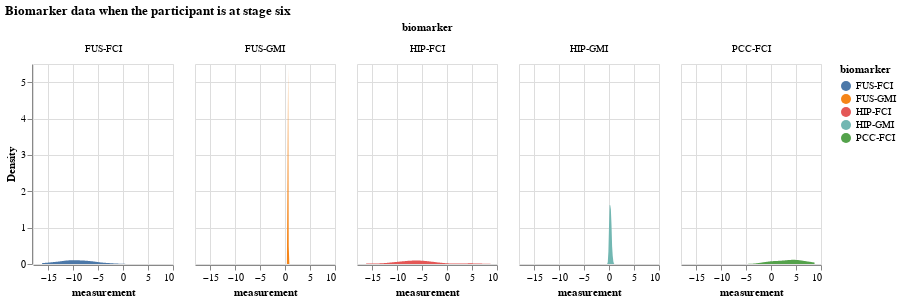

The cell this chart's notebook holds for it:
### Markdown cell above
### Distribution of all biomarker values when the participant is at a certain disease stage

### Code cell
# biomarker data when the participant is at stage 6
df_kj_3 = df[df.k_j == 3]
df_kj_3

alt.Chart(df_kj_3).transform_density(
    'measurement',
    as_=['measurement', 'Density'],
    groupby=['biomarker']
).mark_area().encode(
    x="measurement:Q",
    y="Density:Q",
    facet = alt.Facet(
        "biomarker:N",
        columns = 5
    ),
    color=alt.Color(
        'biomarker:N'
    )
).properties(
    width= 140,
    height = 200,
).properties(
    title='Biomarker data when the participant is at stage six'
)

### Figure 1 — Vega-Lite specification as saved in the notebook (floating-point values rounded to 4 significant figures)
{"config": {"view": {"continuousWidth": 300, "continuousHeight": 300}}, "data": {"name": "data-9a165bf011c0e4fd818c37266d104c70"}, "mark": {"type": "area"}, "encoding": {"color": {"field": "biomarker", "type": "nominal"}, "facet": {"columns": 5, "field": "biomarker", "type": "nominal"}, "x": {"field": "measurement", "type": "quantitative"}, "y": {"field": "Density", "type": "quantitative"}}, "height": 200, "title": "Biomarker data when the participant is at stage six", "transform": [{"density": "measurement", "groupby": ["biomarker"], "as": ["measurement", "Density"]}], "width": 140, "$schema": "https://vega.github.io/schema/vega-lite/v5.16.3.json", "datasets": {"data-9a165bf011c0e4fd818c37266d104c70": [{"participant": 1, "biomarker": "HIP-FCI", "measurement": -6.601, "k_j": 3, "S_n": 1, "affected_or_not": "affected"}, {"participant": 4, "biomarker": "HIP-FCI", "measurement": -8.664, "k_j": 3, "S_n": 1, "affected_or_not": "affected"}, {"participant": 5, "biomarker": "HIP-FCI", "measurement": -10.81, "k_j": 3, "S_n": 1, "affected_or_not": "affected"}, {"participant": 7, "biomarker": "HIP-FCI", "measurement": -4.539, "k_j": 3, "S_n": 1, "affected_or_not": "affected"}, {"participant": 9, "biomarker": "HIP-FCI", "measurement": -4.356, "k_j": 3, "S_n": 1, "affected_or_not": "affected"}, {"participant": 12, "biomarker": "HIP-FCI", "measurement": 3.734, "k_j": 3, "S_n": 1, "affected_or_not": "affected"}, {"participant": 20, "biomarker": "HIP-FCI", "measurement": -9.437, "k_j": 3, "S_n": 1, "affected_or_not": "affected"}, {"participant": 23, "biomarker": "HIP-FCI", "measurement": -1.631, "k_j": 3, "S_n": 1, "affected_or_not": "affected"}, {"participant": 26, "biomarker": "HIP-FCI", "measurement": 5.702, "k_j": 3, "S_n": 1, "affected_or_not": "affected"}, {"participant": 32, "biomarker": "HIP-FCI", "measurement": -2.338, "k_j": 3, "S_n": 1, "affected_or_not": "affected"}, {"participant": 37, "biomarker": "HIP-FCI", "measurement": -6.134, "k_j": 3, "S_n": 1, "affected_or_not": "affected"}, {"participant": 42, "biomarker": "HIP-FCI", "measurement": -7.218, "k_j": 3, "S_n": 1, "affected_or_not": "affected"}, {"participant": 47, "biomarker": "HIP-FCI", "measurement": -16.17, "k_j": 3, "S_n": 1, "affected_or_not": "affected"}, {"participant": 69, "biomarker": "HIP-FCI", "measurement": -4.608, "k_j": 3, "S_n": 1, "affected_or_not": "affected"}, {"participant": 73, "biomarker": "HIP-FCI", "measurement": -6.957, "k_j": 3, "S_n": 1, "affected_or_not": "affected"}, {"participant": 77, "biomarker": "HIP-FCI", "measurement": -6.555, "k_j": 3, "S_n": 1, "affected_or_not": "affected"}, {"participant": 78, "biomarker": "HIP-FCI", "measurement": -3.27, "k_j": 3, "S_n": 1, "affected_or_not": "affected"}, {"participant": 93, "biomarker": "HIP-FCI", "measurement": -5.808, "k_j": 3, "S_n": 1, "affected_or_not": "affected"}, {"participant": 96, "biomarker": "HIP-FCI", "measurement": -11.51, "k_j": 3, "S_n": 1, "affected_or_not": "affected"}, {"participant": 97, "biomarker": "HIP-FCI", "measurement": -8.965, "k_j": 3, "S_n": 1, "affected_or_not": "affected"}, {"participant": 1, "biomarker": "HIP-GMI", "measurement": 0.4608, "k_j": 3, "S_n": 3, "affected_or_not": "affected"}, {"participant": 4, "biomarker": "HIP-GMI", "measurement": 0.3988, "k_j": 3, "S_n": 3, "affected_or_not": "affected"}, {"participant": 5, "biomarker": "HIP-GMI", "measurement": 0.1038, "k_j": 3, "S_n": 3, "affected_or_not": "affected"}, {"participant": 7, "biomarker": "HIP-GMI", "measurement": 0.3217, "k_j": 3, "S_n": 3, "affected_or_not": "affected"}, {"participant": 9, "biomarker": "HIP-GMI", "measurement": 0.03774, "k_j": 3, "S_n": 3, "affected_or_not": "affected"}, {"participant": 12, "biomarker": "HIP-GMI", "measurement": 0.3785, "k_j": 3, "S_n": 3, "affected_or_not": "affected"}, {"participant": 20, "biomarker": "HIP-GMI", "measurement": 0.1557, "k_j": 3, "S_n": 3, "affected_or_not": "affected"}, {"participant": 23, "biomarker": "HIP-GMI", "measurement": -0.04073, "k_j": 3, "S_n": 3, "affected_or_not": "affected"}, {"participant": 26, "biomarker": "HIP-GMI", "measurement": 0.33, "k_j": 3, "S_n": 3, "affected_or_not": "affected"}, {"participant": 32, "biomarker": "HIP-GMI", "measurement": 0.5217, "k_j": 3, "S_n": 3, "affected_or_not": "affected"}, {"participant": 37, "biomarker": "HIP-GMI", "measurement": 0.2497, "k_j": 3, "S_n": 3, "affected_or_not": "affected"}, {"participant": 42, "biomarker": "HIP-GMI", "measurement": 0.1637, "k_j": 3, "S_n": 3, "affected_or_not": "affected"}, {"participant": 47, "biomarker": "HIP-GMI", "measurement": 0.2773, "k_j": 3, "S_n": 3, "affected_or_not": "affected"}, {"participant": 69, "biomarker": "HIP-GMI", "measurement": 0.4736, "k_j": 3, "S_n": 3, "affected_or_not": "affected"}, {"participant": 73, "biomarker": "HIP-GMI", "measurement": 0.1909, "k_j": 3, "S_n": 3, "affected_or_not": "affected"}, {"participant": 77, "biomarker": "HIP-GMI", "measurement": 0.06382, "k_j": 3, "S_n": 3, "affected_or_not": "affected"}, {"participant": 78, "biomarker": "HIP-GMI", "measurement": 0.115, "k_j": 3, "S_n": 3, "affected_or_not": "affected"}, {"participant": 93, "biomarker": "HIP-GMI", "measurement": 0.7153, "k_j": 3, "S_n": 3, "affected_or_not": "affected"}, {"participant": 96, "biomarker": "HIP-GMI", "measurement": 0.4528, "k_j": 3, "S_n": 3, "affected_or_not": "affected"}, {"participant": 97, "biomarker": "HIP-GMI", "measurement": 0.09049, "k_j": 3, "S_n": 3, "affected_or_not": "affected"}, {"participant": 1, "biomarker": "FUS-FCI", "measurement": -13.91, "k_j": 3, "S_n": 5, "affected_or_not": "not_affected"}, {"participant": 4, "biomarker": "FUS-FCI", "measurement": -5.529, "k_j": 3, "S_n": 5, "affected_or_not": "not_affected"}, {"participant": 5, "biomarker": "FUS-FCI", "measurement": -9.705, "k_j": 3, "S_n": 5, "affected_or_not": "not_affected"}, {"participant": 7, "biomarker": "FUS-FCI", "measurement": -7.771, "k_j": 3, "S_n": 5, "affected_or_not": "not_affected"}, {"participant": 9, "biomarker": "FUS-FCI", "measurement": -14.08, "k_j": 3, "S_n": 5, "affected_or_not": "not_affected"}, {"participant": 12, "biomarker": "FUS-FCI", "measurement": -7.317, "k_j": 3, "S_n": 5, "affected_or_not": "not_affected"}, {"participant": 20, "biomarker": "FUS-FCI", "measurement": -12.74, "k_j": 3, "S_n": 5, "affected_or_not": "not_affected"}, {"participant": 23, "biomarker": "FUS-FCI", "measurement": -7.731, "k_j": 3, "S_n": 5, "affected_or_not": "not_affected"}, {"participant": 26, "biomarker": "FUS-FCI", "measurement": -4.321, "k_j": 3, "S_n": 5, "affected_or_not": "not_affected"}, {"participant": 32, "biomarker": "FUS-FCI", "measurement": -10.99, "k_j": 3, "S_n": 5, "affected_or_not": "not_affected"}, {"participant": 37, "biomarker": "FUS-FCI", "measurement": -2.305, "k_j": 3, "S_n": 5, "affected_or_not": "not_affected"}, {"participant": 42, "biomarker": "FUS-FCI", "measurement": -6.63, "k_j": 3, "S_n": 5, "affected_or_not": "not_affected"}, {"participant": 47, "biomarker": "FUS-FCI", "measurement": -15.98, "k_j": 3, "S_n": 5, "affected_or_not": "not_affected"}, {"participant": 69, "biomarker": "FUS-FCI", "measurement": -10.09, "k_j": 3, "S_n": 5, "affected_or_not": "not_affected"}, {"participant": 73, "biomarker": "FUS-FCI", "measurement": -11.32, "k_j": 3, "S_n": 5, "affected_or_not": "not_affected"}, {"participant": 77, "biomarker": "FUS-FCI", "measurement": -10.62, "k_j": 3, "S_n": 5, "affected_or_not": "not_affected"}, {"participant": 78, "biomarker": "FUS-FCI", "measurement": -8.492, "k_j": 3, "S_n": 5, "affected_or_not": "not_affected"}, {"participant": 93, "biomarker": "FUS-FCI", "measurement": -6.705, "k_j": 3, "S_n": 5, "affected_or_not": "not_affected"}, {"participant": 96, "biomarker": "FUS-FCI", "measurement": -10.66, "k_j": 3, "S_n": 5, "affected_or_not": "not_affected"}, {"participant": 97, "biomarker": "FUS-FCI", "measurement": -10.7, "k_j": 3, "S_n": 5, "affected_or_not": "not_affected"}, {"participant": 1, "biomarker": "PCC-FCI", "measurement": 0.3676, "k_j": 3, "S_n": 2, "affected_or_not": "affected"}, {"participant": 4, "biomarker": "PCC-FCI", "measurement": -0.8626, "k_j": 3, "S_n": 2, "affected_or_not": "affected"}, {"participant": 5, "biomarker": "PCC-FCI", "measurement": 0.9963, "k_j": 3, "S_n": 2, "affected_or_not": "affected"}, {"participant": 7, "biomarker": "PCC-FCI", "measurement": 6.113, "k_j": 3, "S_n": 2, "affected_or_not": "affected"}, {"participant": 9, "biomarker": "PCC-FCI", "measurement": -0.7981, "k_j": 3, "S_n": 2, "affected_or_not": "affected"}, {"participant": 12, "biomarker": "PCC-FCI", "measurement": 6.932, "k_j": 3, "S_n": 2, "affected_or_not": "affected"}, {"participant": 20, "biomarker": "PCC-FCI", "measurement": 4.374, "k_j": 3, "S_n": 2, "affected_or_not": "affected"}, {"participant": 23, "biomarker": "PCC-FCI", "measurement": 3.429, "k_j": 3, "S_n": 2, "affected_or_not": "affected"}, {"participant": 26, "biomarker": "PCC-FCI", "measurement": 4.907, "k_j": 3, "S_n": 2, "affected_or_not": "affected"}, {"participant": 32, "biomarker": "PCC-FCI", "measurement": -0.5559, "k_j": 3, "S_n": 2, "affected_or_not": "affected"}, {"participant": 37, "biomarker": "PCC-FCI", "measurement": 8.469, "k_j": 3, "S_n": 2, "affected_or_not": "affected"}, {"participant": 42, "biomarker": "PCC-FCI", "measurement": 8.709, "k_j": 3, "S_n": 2, "affected_or_not": "affected"}, {"participant": 47, "biomarker": "PCC-FCI", "measurement": 5.437, "k_j": 3, "S_n": 2, "affected_or_not": "affected"}, {"participant": 69, "biomarker": "PCC-FCI", "measurement": 2.962, "k_j": 3, "S_n": 2, "affected_or_not": "affected"}, {"participant": 73, "biomarker": "PCC-FCI", "measurement": 1.087, "k_j": 3, "S_n": 2, "affected_or_not": "affected"}, {"participant": 77, "biomarker": "PCC-FCI", "measurement": 5.985, "k_j": 3, "S_n": 2, "affected_or_not": "affected"}, {"participant": 78, "biomarker": "PCC-FCI", "measurement": 4.631, "k_j": 3, "S_n": 2, "affected_or_not": "affected"}, {"participant": 93, "biomarker": "PCC-FCI", "measurement": 4.314, "k_j": 3, "S_n": 2, "affected_or_not": "affected"}, {"participant": 96, "biomarker": "PCC-FCI", "measurement": 2.124, "k_j": 3, "S_n": 2, "affected_or_not": "affected"}, {"participant": 97, "biomarker": "PCC-FCI", "measurement": 4.114, "k_j": 3, "S_n": 2, "affected_or_not": "affected"}, {"participant": 1, "biomarker": "FUS-GMI", "measurement": 0.6758, "k_j": 3, "S_n": 4, "affected_or_not": "not_affected"}, {"participant": 4, "biomarker": "FUS-GMI", "measurement": 0.5681, "k_j": 3, "S_n": 4, "affected_or_not": "not_affected"}, {"participant": 5, "biomarker": "FUS-GMI", "measurement": 0.5416, "k_j": 3, "S_n": 4, "affected_or_not": "not_affected"}, {"participant": 7, "biomarker": "FUS-GMI", "measurement": 0.6422, "k_j": 3, "S_n": 4, "affected_or_not": "not_affected"}, {"participant": 9, "biomarker": "FUS-GMI", "measurement": 0.5177, "k_j": 3, "S_n": 4, "affected_or_not": "not_affected"}, {"participant": 12, "biomarker": "FUS-GMI", "measurement": 0.5847, "k_j": 3, "S_n": 4, "affected_or_not": "not_affected"}, {"participant": 20, "biomarker": "FUS-GMI", "measurement": 0.5392, "k_j": 3, "S_n": 4, "affected_or_not": "not_affected"}, {"participant": 23, "biomarker": "FUS-GMI", "measurement": 0.5888, "k_j": 3, "S_n": 4, "affected_or_not": "not_affected"}, {"participant": 26, "biomarker": "FUS-GMI", "measurement": 0.6436, "k_j": 3, "S_n": 4, "affected_or_not": "not_affected"}, {"participant": 32, "biomarker": "FUS-GMI", "measurement": 0.5595, "k_j": 3, "S_n": 4, "affected_or_not": "not_affected"}, {"participant": 37, "biomarker": "FUS-GMI", "measurement": 0.6314, "k_j": 3, "S_n": 4, "affected_or_not": "not_affected"}, {"participant": 42, "biomarker": "FUS-GMI", "measurement": 0.6539, "k_j": 3, "S_n": 4, "affected_or_not": "not_affected"}, {"participant": 47, "biomarker": "FUS-GMI", "measurement": 0.7171, "k_j": 3, "S_n": 4, "affected_or_not": "not_affected"}, {"participant": 69, "biomarker": "FUS-GMI", "measurement": 0.6357, "k_j": 3, "S_n": 4, "affected_or_not": "not_affected"}, {"participant": 73, "biomarker": "FUS-GMI", "measurement": 0.6106, "k_j": 3, "S_n": 4, "affected_or_not": "not_affected"}, {"participant": 77, "biomarker": "FUS-GMI", "measurement": 0.5672, "k_j": 3, "S_n": 4, "affected_or_not": "not_affected"}, {"participant": 78, "biomarker": "FUS-GMI", "measurement": 0.5358, "k_j": 3, "S_n": 4, "affected_or_not": "not_affected"}, {"participant": 93, "biomarker": "FUS-GMI", "measurement": 0.6504, "k_j": 3, "S_n": 4, "affected_or_not": "not_affected"}, {"participant": 96, "biomarker": "FUS-GMI", "measurement": 0.6356, "k_j": 3, "S_n": 4, "affected_or_not": "not_affected"}, {"participant": 97, "biomarker": "FUS-GMI", "measurement": 0.5057, "k_j": 3, "S_n": 4, "affected_or_not": "not_affected"}]}}
